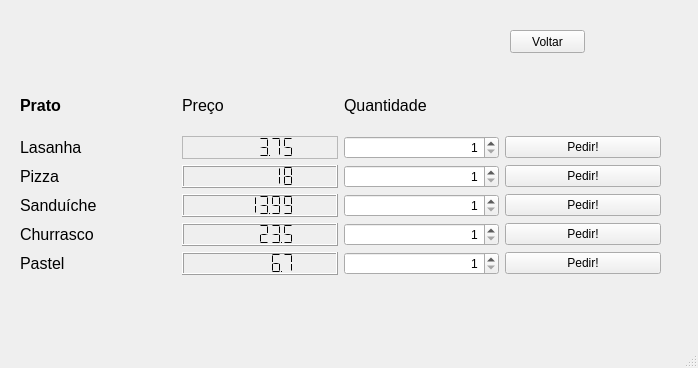
<?xml version="1.0" encoding="UTF-8"?>
<ui version="4.0">
 <class>MainWindow_cardapio</class>
 <widget class="QMainWindow" name="MainWindow_cardapio">
  <property name="geometry">
   <rect>
    <x>0</x>
    <y>0</y>
    <width>698</width>
    <height>368</height>
   </rect>
  </property>
  <property name="windowTitle">
   <string>MainWindow</string>
  </property>
  <widget class="QWidget" name="centralwidget">
   <widget class="QPushButton" name="pushButton_voltar">
    <property name="geometry">
     <rect>
      <x>510</x>
      <y>30</y>
      <width>75</width>
      <height>23</height>
     </rect>
    </property>
    <property name="text">
     <string>Voltar</string>
    </property>
   </widget>
   <widget class="QWidget" name="">
    <property name="geometry">
     <rect>
      <x>20</x>
      <y>80</y>
      <width>641</width>
      <height>195</height>
     </rect>
    </property>
    <layout class="QGridLayout" name="gridLayout">
     <property name="sizeConstraint">
      <enum>QLayout::SetMinAndMaxSize</enum>
     </property>
     <item row="4" column="0">
      <widget class="QLabel" name="label_prato_02">
       <property name="font">
        <font>
         <pointsize>12</pointsize>
        </font>
       </property>
       <property name="text">
        <string>Pizza</string>
       </property>
      </widget>
     </item>
     <item row="4" column="1">
      <widget class="QLCDNumber" name="lcdNumber_2">
       <property name="smallDecimalPoint">
        <bool>true</bool>
       </property>
       <property name="digitCount">
        <number>6</number>
       </property>
       <property name="segmentStyle">
        <enum>QLCDNumber::Flat</enum>
       </property>
       <property name="value" stdset="0">
        <double>18.000000000000000</double>
       </property>
      </widget>
     </item>
     <item row="3" column="1">
      <widget class="QLCDNumber" name="lcdNumber_1">
       <property name="frameShape">
        <enum>QFrame::StyledPanel</enum>
       </property>
       <property name="lineWidth">
        <number>4</number>
       </property>
       <property name="midLineWidth">
        <number>3</number>
       </property>
       <property name="smallDecimalPoint">
        <bool>true</bool>
       </property>
       <property name="digitCount">
        <number>6</number>
       </property>
       <property name="segmentStyle">
        <enum>QLCDNumber::Flat</enum>
       </property>
       <property name="value" stdset="0">
        <double>3.750000000000000</double>
       </property>
      </widget>
     </item>
     <item row="5" column="1">
      <widget class="QLCDNumber" name="lcdNumber_3">
       <property name="smallDecimalPoint">
        <bool>true</bool>
       </property>
       <property name="digitCount">
        <number>6</number>
       </property>
       <property name="segmentStyle">
        <enum>QLCDNumber::Flat</enum>
       </property>
       <property name="value" stdset="0">
        <double>13.990000000000000</double>
       </property>
      </widget>
     </item>
     <item row="4" column="2">
      <widget class="QSpinBox" name="spinBox_02">
       <property name="alignment">
        <set>Qt::AlignRight|Qt::AlignTrailing|Qt::AlignVCenter</set>
       </property>
       <property name="prefix">
        <string/>
       </property>
       <property name="minimum">
        <number>1</number>
       </property>
       <property name="maximum">
        <number>10</number>
       </property>
      </widget>
     </item>
     <item row="4" column="3">
      <widget class="QPushButton" name="pushButton_02">
       <property name="text">
        <string>Pedir!</string>
       </property>
      </widget>
     </item>
     <item row="6" column="0">
      <widget class="QLabel" name="label_prato_04">
       <property name="font">
        <font>
         <pointsize>12</pointsize>
        </font>
       </property>
       <property name="text">
        <string>Churrasco</string>
       </property>
      </widget>
     </item>
     <item row="1" column="2">
      <widget class="QLabel" name="label_index_quantidade">
       <property name="font">
        <font>
         <pointsize>12</pointsize>
        </font>
       </property>
       <property name="text">
        <string>Quantidade</string>
       </property>
      </widget>
     </item>
     <item row="5" column="2">
      <widget class="QSpinBox" name="spinBox_03">
       <property name="alignment">
        <set>Qt::AlignRight|Qt::AlignTrailing|Qt::AlignVCenter</set>
       </property>
       <property name="prefix">
        <string/>
       </property>
       <property name="minimum">
        <number>1</number>
       </property>
       <property name="maximum">
        <number>10</number>
       </property>
      </widget>
     </item>
     <item row="1" column="0">
      <widget class="QLabel" name="label_index_descricao">
       <property name="font">
        <font>
         <pointsize>12</pointsize>
         <weight>75</weight>
         <bold>true</bold>
         <stylestrategy>PreferDefault</stylestrategy>
         <kerning>true</kerning>
        </font>
       </property>
       <property name="text">
        <string>Prato</string>
       </property>
      </widget>
     </item>
     <item row="1" column="1">
      <widget class="QLabel" name="label_index_valor">
       <property name="font">
        <font>
         <pointsize>12</pointsize>
        </font>
       </property>
       <property name="text">
        <string>Preço</string>
       </property>
      </widget>
     </item>
     <item row="3" column="3">
      <widget class="QPushButton" name="pushButton_01">
       <property name="text">
        <string>Pedir!</string>
       </property>
      </widget>
     </item>
     <item row="5" column="3">
      <widget class="QPushButton" name="pushButton_03">
       <property name="text">
        <string>Pedir!</string>
       </property>
      </widget>
     </item>
     <item row="6" column="1">
      <widget class="QLCDNumber" name="lcdNumber_4">
       <property name="smallDecimalPoint">
        <bool>true</bool>
       </property>
       <property name="digitCount">
        <number>6</number>
       </property>
       <property name="segmentStyle">
        <enum>QLCDNumber::Flat</enum>
       </property>
       <property name="value" stdset="0">
        <double>23.500000000000000</double>
       </property>
      </widget>
     </item>
     <item row="6" column="2">
      <widget class="QSpinBox" name="spinBox_04">
       <property name="alignment">
        <set>Qt::AlignRight|Qt::AlignTrailing|Qt::AlignVCenter</set>
       </property>
       <property name="buttonSymbols">
        <enum>QAbstractSpinBox::UpDownArrows</enum>
       </property>
       <property name="specialValueText">
        <string/>
       </property>
       <property name="showGroupSeparator" stdset="0">
        <bool>false</bool>
       </property>
       <property name="prefix">
        <string/>
       </property>
       <property name="minimum">
        <number>1</number>
       </property>
       <property name="maximum">
        <number>10</number>
       </property>
      </widget>
     </item>
     <item row="8" column="0">
      <widget class="QLabel" name="label_prato_05">
       <property name="font">
        <font>
         <pointsize>12</pointsize>
        </font>
       </property>
       <property name="text">
        <string>Pastel</string>
       </property>
      </widget>
     </item>
     <item row="8" column="1">
      <widget class="QLCDNumber" name="lcdNumber_5">
       <property name="lineWidth">
        <number>1</number>
       </property>
       <property name="midLineWidth">
        <number>0</number>
       </property>
       <property name="smallDecimalPoint">
        <bool>true</bool>
       </property>
       <property name="digitCount">
        <number>6</number>
       </property>
       <property name="segmentStyle">
        <enum>QLCDNumber::Flat</enum>
       </property>
       <property name="value" stdset="0">
        <double>6.700000000000000</double>
       </property>
      </widget>
     </item>
     <item row="8" column="3">
      <widget class="QPushButton" name="pushButton_05">
       <property name="text">
        <string>Pedir!</string>
       </property>
      </widget>
     </item>
     <item row="8" column="2">
      <widget class="QSpinBox" name="spinBox_05">
       <property name="inputMethodHints">
        <set>Qt::ImhDigitsOnly</set>
       </property>
       <property name="alignment">
        <set>Qt::AlignRight|Qt::AlignTrailing|Qt::AlignVCenter</set>
       </property>
       <property name="prefix">
        <string/>
       </property>
       <property name="minimum">
        <number>1</number>
       </property>
       <property name="maximum">
        <number>10</number>
       </property>
      </widget>
     </item>
     <item row="3" column="2">
      <widget class="QSpinBox" name="spinBox_01">
       <property name="wrapping">
        <bool>false</bool>
       </property>
       <property name="alignment">
        <set>Qt::AlignRight|Qt::AlignTrailing|Qt::AlignVCenter</set>
       </property>
       <property name="prefix">
        <string/>
       </property>
       <property name="minimum">
        <number>1</number>
       </property>
       <property name="maximum">
        <number>10</number>
       </property>
      </widget>
     </item>
     <item row="5" column="0">
      <widget class="QLabel" name="label_prato_03">
       <property name="font">
        <font>
         <pointsize>12</pointsize>
        </font>
       </property>
       <property name="text">
        <string>Sanduíche</string>
       </property>
      </widget>
     </item>
     <item row="3" column="0">
      <widget class="QLabel" name="label_prato_01">
       <property name="font">
        <font>
         <pointsize>12</pointsize>
        </font>
       </property>
       <property name="text">
        <string>Lasanha</string>
       </property>
      </widget>
     </item>
     <item row="6" column="3">
      <widget class="QPushButton" name="pushButton_04">
       <property name="text">
        <string>Pedir!</string>
       </property>
      </widget>
     </item>
    </layout>
   </widget>
  </widget>
  <widget class="QMenuBar" name="menubar">
   <property name="geometry">
    <rect>
     <x>0</x>
     <y>0</y>
     <width>698</width>
     <height>21</height>
    </rect>
   </property>
  </widget>
  <widget class="QStatusBar" name="statusbar"/>
 </widget>
 <resources/>
 <connections/>
</ui>
